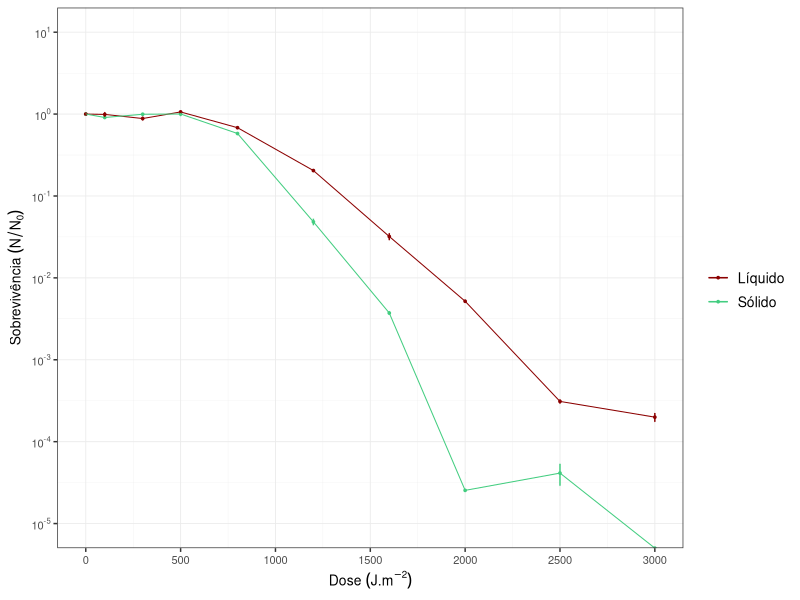
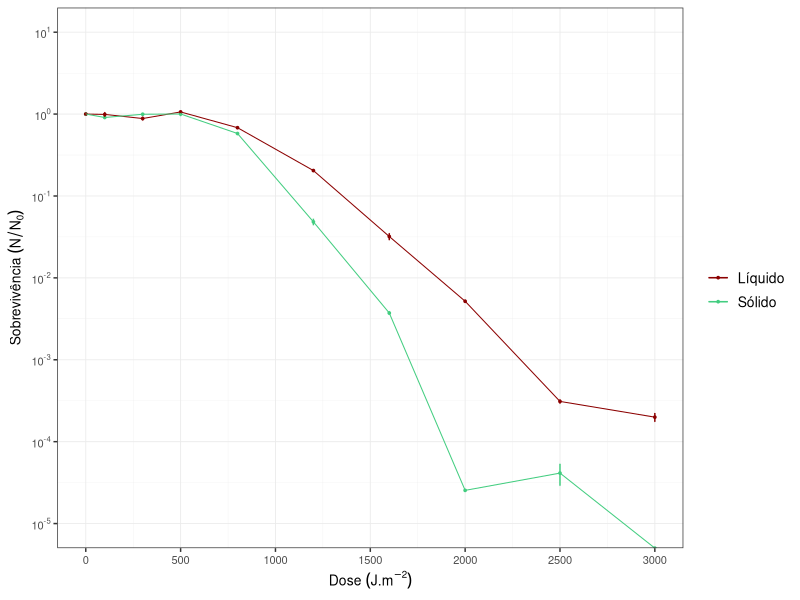

Write the R code that produced these figures, in order.
# Script para processamento do experimento Irradiação UVC D. radiodurans Líquido vs. Sólido
#REGRAS DE ENTRADA:
#*************ORDEM DAS COLUNAS: 1. Replicata | 2. Experimento | 3. Dose (em J/m2) | 4-6. UFC | 7. Fator de Diluição (deve chamar 'diluicao') **********************************
#Decimal é dado por vírgula
#Primeira linha é cabeçalho

#********** PACOTES **********
install.packages('ggplot2')   # Pacote para gráficos
library(ggplot2)
install.packages('matrixStats')   # Pacote para média e devio padrão de matrizes, no caso das gotas
library(matrixStats)
install.packages('MASS')    # Pacote necessário para a notação certa no eixo Y do gráfico
library(MASS)
install.packages('scales')    # Pacote para transformação em log10 do eixo y do gráfico
library(scales)
install.packages('dplyr')
library(dplyr)


#********** FUNÇÕES **********
# Função para média corrigida
calc_media_corrigida <- function(data, col_indices) {   # col_indices -> numero de gotas (ou seja, de colunas de ufc)
  ufc <- as.matrix(data[, col_indices]) #vou pegar só as colunas de ufc
  media_ufc <- rowMeans(ufc, na.rm = TRUE)
  media_corrigida <- media_ufc * data$diluicao * 100 #multiplico por 100 no final pq quero o resultado em ml
  return(media_corrigida)
}

# Função para calcular erro associado a média corrigida
calc_erro_medcor <- function(data, col_indices) {     # col_indices -> numero de gotas (ou seja, de colunas de ufc)
  ufc <- as.matrix(data[, col_indices])
  sd <- rowSds(ufc, na.rm = TRUE)
  n <- rowSums(!is.na(ufc))
  se <- sd / sqrt(n)
  erro <- (data$diluicao)*se*100      # Multiplico por 100 no final pq quero o resultado em ml
  return(erro)
}

#********** LEITURA **********
deira <- read.table("deira.tsv", sep='\t', dec=',', quote='', header=TRUE, fill=TRUE)

#********** PROCESSAMENTO **********
col_indices <- c(4, 5, 6)

mc <- calc_media_corrigida(deira, col_indices)
erro_mc <- calc_erro_medcor(deira, col_indices)

tab_medias <- cbind.data.frame(deira, mc, erro_mc)

rep1 <- filter(tab_medias, Replicata=='2')
rep2 <- filter(tab_medias, Replicata=='3')
rep3 <- filter(tab_medias, Replicata=='4')

media_rep <- rowMeans(cbind(rep1$mc, rep2$mc, rep2$mc), na.rm = TRUE)
erro_rep <- sqrt(rowSums(cbind((1/3*rep1$erro_mc)^2, (1/3*rep2$erro_mc)^2, (1/3*rep1$erro_mc)^2), na.rm = TRUE))

tab <- cbind.data.frame(rep1$Dose, rep1$Exp, media_rep, erro_rep)
tab0 <- filter(tab, rep1$Dose=='0')
media0 <- rep(tab0$media_rep, each=10)
erro0 <- rep(tab0$erro_rep, each=10)

sob <- media_rep/media0
erro_sob <- sqrt((sob^2) * (((erro_rep / media_rep)^2) + ((erro0 / media0)^2)))

tabgraf <- cbind.data.frame(rep1$Dose, rep1$Exp, sob, erro_sob)
colnames(tabgraf) <- c('Dose', 'Exp', 'sob', 'erro')

graf<- ggplot(tabgraf, aes(x=Dose, y=sob, color=Exp)) +
    geom_point(size=.6)+   # Coloca as bolinhas
    geom_line(linewidth=.35)+   # Coloca as linhas
    geom_errorbar(aes(ymin=sob-erro, ymax=sob+erro), width=0.5, linewidth=.5)+    # Coloca as barras de erro
    theme_bw()+   # Muda a aparência para o tema certo
    xlab(bquote("Dose"~(J.m^-2)))+    # Coloca o nome do eixo x
    ylab(bquote("Sobrevivência"~(N/N[0])))+    # Coloca o nome do eixo y
    scale_color_manual(values=c('darkred', 'seagreen3'), name='', labels=c('Líquido', 'Sólido'))+
    theme(
      panel.grid.major = element_line(size=.3),   # Define largura da linha maior do grid interno no gráfico
      panel.grid.minor = element_line(size=.1),   # Define largura da linha menor do grid interno do gráfico
      legend.text = element_text(size=10),
      axis.title = element_text(size=10),
      axis.text = element_text(size=8))+
    scale_y_log10(limits = c(1e-5,10),   # Transforma o eixo y em log10 com limites de 1 a 10^-5
                  labels = trans_format("log10", math_format(10^.x)),
                   breaks = trans_breaks("log10", function(x) 10^x, n=5))+
    scale_x_continuous(breaks=c(0, 500, 1000, 1500, 2000, 2500, 3000))
graf
ggsave('irrad_deira.png', graf, device='png', unit='cm', width = 12, height = 6.5, dpi=300)

#********** FITTING **********
tab_liq <- filter(tabgraf, Exp=='L')
tab_sol <- filter(tabgraf, Exp=='S')
x <- as.numeric(tab_liq$Dose)
y_liq <- tab_liq$sob
y_sol <- tab_sol$sob

fit_liq <- nls(y_liq ~ (1+f*x)/(1+(9+10*f*LD10)*exp(n*log(x/LD10))),
			        start = list(LD10 = 1700, n = 6, f = 0.001))
summary(fit_liq)

fit_sol <- nls(y_sol ~ (1+f*x)/(1+(9+10*f*LD10)*exp(n*log(x/LD10))),
			        start = list(LD10 = 1200, n = 6, f = 0.001))
summary(fit_sol)
